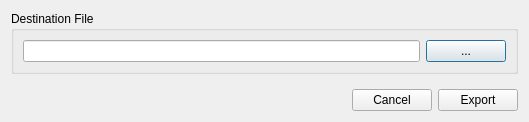
<?xml version="1.0" encoding="UTF-8"?>
<ui version="4.0">
 <class>PdfExport</class>
 <widget class="QDialog" name="PdfExport">
  <property name="geometry">
   <rect>
    <x>0</x>
    <y>0</y>
    <width>529</width>
    <height>122</height>
   </rect>
  </property>
  <property name="windowTitle">
   <string>Save File</string>
  </property>
  <layout class="QVBoxLayout" name="verticalLayout">
   <item>
    <widget class="QGroupBox" name="groupBox">
     <property name="title">
      <string>Destination File</string>
     </property>
     <layout class="QHBoxLayout" name="horizontalLayout">
      <item>
       <widget class="QLineEdit" name="field_path"/>
      </item>
      <item>
       <widget class="QPushButton" name="btn_searchFile">
        <property name="text">
         <string>...</string>
        </property>
       </widget>
      </item>
     </layout>
    </widget>
   </item>
   <item>
    <spacer name="verticalSpacer">
     <property name="orientation">
      <enum>Qt::Vertical</enum>
     </property>
     <property name="sizeHint" stdset="0">
      <size>
       <width>20</width>
       <height>40</height>
      </size>
     </property>
    </spacer>
   </item>
   <item>
    <layout class="QHBoxLayout" name="horizontalLayout_3">
     <item>
      <spacer name="horizontalSpacer">
       <property name="orientation">
        <enum>Qt::Horizontal</enum>
       </property>
       <property name="sizeHint" stdset="0">
        <size>
         <width>40</width>
         <height>20</height>
        </size>
       </property>
      </spacer>
     </item>
     <item>
      <widget class="QPushButton" name="btnCancel">
       <property name="text">
        <string>Cancel</string>
       </property>
      </widget>
     </item>
     <item>
      <widget class="QPushButton" name="btnExport">
       <property name="text">
        <string>Export</string>
       </property>
      </widget>
     </item>
    </layout>
   </item>
  </layout>
 </widget>
 <resources/>
 <connections/>
</ui>
